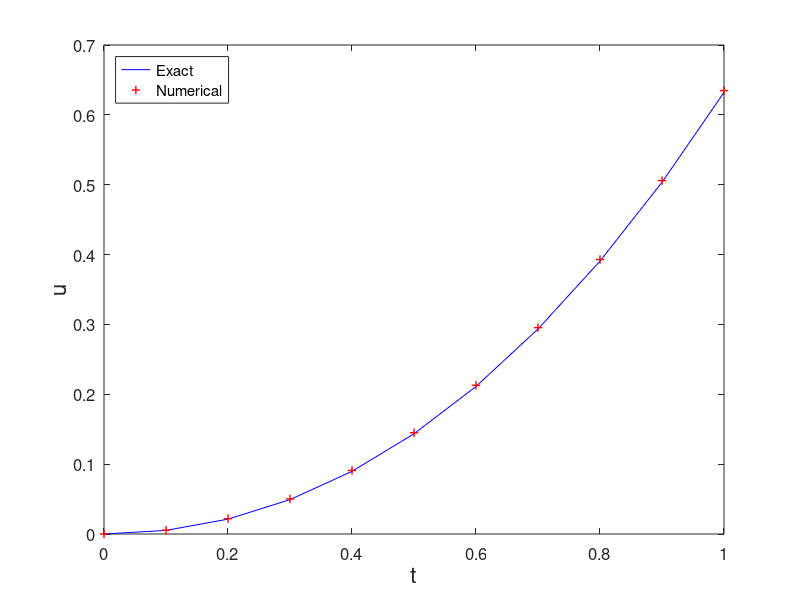

Reproduce this figure in MATLAB.
% ModiEuler.m
% Modified Euler method for the ODE model
% u'(t)=t^2+t-u, t in [0,1] 
% Initial condition: u(0)=0 ;
% Exact solution: u(t)=-exp(-t)+t^2-t+1.
clear all; close all;
h=0.1;
t=0:h:1;                     % interval partition
N=length(t)-1;
un(1)=0;                     % initial value
fun=@(x,u) x.^2+x-u;         % RHS
for n=1:N
    k1=fun(t(n),un(n));
    k2=fun(t(n+1),un(n)+h*k1);
    un(n+1)=un(n)+h/2*(k1+k2);
end
ue=-exp(-t)+t.^2-t+1;        % exact solution
plot(t,ue,'b-',t,un,'r+','LineWidth',1)
legend('Exact','Numerical','location','northwest')
%title('Modified Euler Method','fontsize',12)
set(gca,'fontsize',12)
xlabel('t','fontsize',16), ylabel('u','fontsize',16)

% print -dpng -r600 ModiEuler.png
% print -depsc2 ModiEuler.eps
